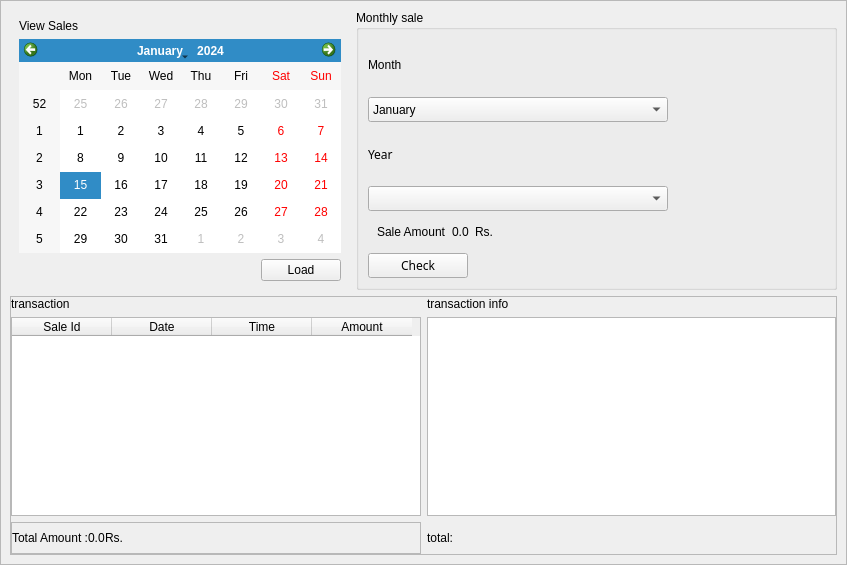
<?xml version="1.0" encoding="UTF-8"?>
<ui version="4.0">
 <class>sales</class>
 <widget class="QWidget" name="sales">
  <property name="geometry">
   <rect>
    <x>0</x>
    <y>0</y>
    <width>847</width>
    <height>565</height>
   </rect>
  </property>
  <property name="windowTitle">
   <string>Form</string>
  </property>
  <property name="styleSheet">
   <string notr="true"/>
  </property>
  <property name="type" stdset="0">
   <string>main</string>
  </property>
  <layout class="QVBoxLayout" name="verticalLayout">
   <property name="spacing">
    <number>2</number>
   </property>
   <property name="leftMargin">
    <number>0</number>
   </property>
   <property name="topMargin">
    <number>0</number>
   </property>
   <property name="rightMargin">
    <number>0</number>
   </property>
   <property name="bottomMargin">
    <number>0</number>
   </property>
   <item>
    <widget class="QFrame" name="mainframe_1">
     <property name="styleSheet">
      <string notr="true"/>
     </property>
     <property name="frameShape">
      <enum>QFrame::StyledPanel</enum>
     </property>
     <property name="frameShadow">
      <enum>QFrame::Raised</enum>
     </property>
     <property name="type" stdset="0">
      <string>mainframe</string>
     </property>
     <layout class="QGridLayout" name="gridLayout">
      <item row="0" column="1">
       <widget class="QGroupBox" name="groupBox_2">
        <property name="maximumSize">
         <size>
          <width>16777215</width>
          <height>300</height>
         </size>
        </property>
        <property name="title">
         <string>Monthly sale</string>
        </property>
        <layout class="QVBoxLayout" name="verticalLayout_4">
         <item>
          <widget class="QLabel" name="label_3">
           <property name="text">
            <string>Month</string>
           </property>
          </widget>
         </item>
         <item>
          <widget class="QComboBox" name="fieldMonth">
           <property name="minimumSize">
            <size>
             <width>125</width>
             <height>25</height>
            </size>
           </property>
           <property name="maximumSize">
            <size>
             <width>300</width>
             <height>25</height>
            </size>
           </property>
           <item>
            <property name="text">
             <string>January</string>
            </property>
           </item>
           <item>
            <property name="text">
             <string>February</string>
            </property>
           </item>
           <item>
            <property name="text">
             <string>March</string>
            </property>
           </item>
           <item>
            <property name="text">
             <string>April</string>
            </property>
           </item>
           <item>
            <property name="text">
             <string>May</string>
            </property>
           </item>
           <item>
            <property name="text">
             <string>June</string>
            </property>
           </item>
           <item>
            <property name="text">
             <string>July</string>
            </property>
           </item>
           <item>
            <property name="text">
             <string>August</string>
            </property>
           </item>
           <item>
            <property name="text">
             <string>September</string>
            </property>
           </item>
           <item>
            <property name="text">
             <string>October</string>
            </property>
           </item>
           <item>
            <property name="text">
             <string>November</string>
            </property>
           </item>
           <item>
            <property name="text">
             <string>December</string>
            </property>
           </item>
          </widget>
         </item>
         <item>
          <widget class="QLabel" name="label_4">
           <property name="font">
            <font>
             <family>Centular</family>
             <weight>50</weight>
             <italic>false</italic>
             <bold>false</bold>
            </font>
           </property>
           <property name="text">
            <string>Year</string>
           </property>
          </widget>
         </item>
         <item>
          <widget class="QComboBox" name="fieldYear">
           <property name="minimumSize">
            <size>
             <width>125</width>
             <height>25</height>
            </size>
           </property>
           <property name="maximumSize">
            <size>
             <width>300</width>
             <height>25</height>
            </size>
           </property>
          </widget>
         </item>
         <item alignment="Qt::AlignLeft">
          <widget class="QFrame" name="frame_6">
           <property name="minimumSize">
            <size>
             <width>0</width>
             <height>30</height>
            </size>
           </property>
           <property name="maximumSize">
            <size>
             <width>16777215</width>
             <height>30</height>
            </size>
           </property>
           <layout class="QHBoxLayout" name="horizontalLayout_3">
            <item>
             <widget class="QLabel" name="labelTotal_2">
              <property name="text">
               <string>Sale Amount</string>
              </property>
             </widget>
            </item>
            <item>
             <widget class="QLabel" name="labelMonthlyAmount">
              <property name="text">
               <string>0.0</string>
              </property>
              <property name="type" stdset="0">
               <string>bold</string>
              </property>
             </widget>
            </item>
            <item>
             <widget class="QLabel" name="labelRs_2">
              <property name="text">
               <string>Rs.</string>
              </property>
             </widget>
            </item>
           </layout>
          </widget>
         </item>
         <item>
          <widget class="QPushButton" name="buttonCheck">
           <property name="maximumSize">
            <size>
             <width>100</width>
             <height>25</height>
            </size>
           </property>
           <property name="font">
            <font>
             <family>Centular</family>
             <weight>50</weight>
             <italic>false</italic>
             <bold>false</bold>
            </font>
           </property>
           <property name="cursor">
            <cursorShape>PointingHandCursor</cursorShape>
           </property>
           <property name="text">
            <string>Check</string>
           </property>
          </widget>
         </item>
        </layout>
       </widget>
      </item>
      <item row="0" column="0">
       <widget class="QFrame" name="frame">
        <property name="maximumSize">
         <size>
          <width>340</width>
          <height>280</height>
         </size>
        </property>
        <layout class="QVBoxLayout" name="verticalLayout_2">
         <item>
          <widget class="QLabel" name="label_5">
           <property name="text">
            <string>View Sales</string>
           </property>
           <property name="type" stdset="0">
            <string>heading</string>
           </property>
          </widget>
         </item>
         <item>
          <widget class="QCalendarWidget" name="calendar"/>
         </item>
         <item alignment="Qt::AlignRight">
          <widget class="QPushButton" name="buttonLoad">
           <property name="cursor">
            <cursorShape>PointingHandCursor</cursorShape>
           </property>
           <property name="text">
            <string>Load</string>
           </property>
          </widget>
         </item>
        </layout>
       </widget>
      </item>
      <item row="2" column="0" rowspan="2" colspan="2">
       <widget class="QFrame" name="frame_2">
        <property name="minimumSize">
         <size>
          <width>0</width>
          <height>60</height>
         </size>
        </property>
        <property name="frameShape">
         <enum>QFrame::StyledPanel</enum>
        </property>
        <property name="frameShadow">
         <enum>QFrame::Raised</enum>
        </property>
        <layout class="QGridLayout" name="gridLayout_2">
         <property name="leftMargin">
          <number>0</number>
         </property>
         <property name="topMargin">
          <number>0</number>
         </property>
         <property name="rightMargin">
          <number>0</number>
         </property>
         <property name="bottomMargin">
          <number>0</number>
         </property>
         <item row="1" column="0">
          <widget class="QTableWidget" name="tableSales">
           <property name="maximumSize">
            <size>
             <width>500</width>
             <height>16777215</height>
            </size>
           </property>
           <property name="selectionMode">
            <enum>QAbstractItemView::SingleSelection</enum>
           </property>
           <property name="selectionBehavior">
            <enum>QAbstractItemView::SelectRows</enum>
           </property>
           <attribute name="verticalHeaderVisible">
            <bool>false</bool>
           </attribute>
           <column>
            <property name="text">
             <string>Sale Id</string>
            </property>
           </column>
           <column>
            <property name="text">
             <string>Date</string>
            </property>
           </column>
           <column>
            <property name="text">
             <string>Time</string>
            </property>
           </column>
           <column>
            <property name="text">
             <string>Amount</string>
            </property>
           </column>
          </widget>
         </item>
         <item row="0" column="0">
          <widget class="QLabel" name="label">
           <property name="text">
            <string>transaction</string>
           </property>
           <property name="type" stdset="0">
            <string>heading</string>
           </property>
          </widget>
         </item>
         <item row="2" column="0">
          <widget class="QFrame" name="frame_3">
           <property name="frameShape">
            <enum>QFrame::StyledPanel</enum>
           </property>
           <property name="frameShadow">
            <enum>QFrame::Raised</enum>
           </property>
           <layout class="QHBoxLayout" name="horizontalLayout">
            <property name="spacing">
             <number>0</number>
            </property>
            <property name="leftMargin">
             <number>0</number>
            </property>
            <property name="topMargin">
             <number>0</number>
            </property>
            <property name="rightMargin">
             <number>0</number>
            </property>
            <property name="bottomMargin">
             <number>0</number>
            </property>
            <item alignment="Qt::AlignLeft">
             <widget class="QFrame" name="frame_5">
              <property name="minimumSize">
               <size>
                <width>0</width>
                <height>30</height>
               </size>
              </property>
              <property name="maximumSize">
               <size>
                <width>16777215</width>
                <height>30</height>
               </size>
              </property>
              <layout class="QHBoxLayout" name="horizontalLayout_2">
               <property name="spacing">
                <number>0</number>
               </property>
               <property name="leftMargin">
                <number>0</number>
               </property>
               <property name="topMargin">
                <number>0</number>
               </property>
               <property name="rightMargin">
                <number>0</number>
               </property>
               <property name="bottomMargin">
                <number>0</number>
               </property>
               <item>
                <widget class="QLabel" name="labelTotal">
                 <property name="text">
                  <string>Total Amount :</string>
                 </property>
                </widget>
               </item>
               <item>
                <widget class="QLabel" name="labeldailyAmount">
                 <property name="text">
                  <string>0.0</string>
                 </property>
                 <property name="type" stdset="0">
                  <string>bold</string>
                 </property>
                </widget>
               </item>
               <item>
                <widget class="QLabel" name="labelRs">
                 <property name="text">
                  <string>Rs.</string>
                 </property>
                </widget>
               </item>
              </layout>
             </widget>
            </item>
           </layout>
          </widget>
         </item>
         <item row="0" column="1">
          <widget class="QLabel" name="label_2">
           <property name="text">
            <string>transaction info</string>
           </property>
          </widget>
         </item>
         <item row="1" column="1">
          <widget class="QTableWidget" name="tableWidget"/>
         </item>
         <item row="2" column="1">
          <widget class="QLabel" name="label_6">
           <property name="text">
            <string>total:</string>
           </property>
          </widget>
         </item>
        </layout>
       </widget>
      </item>
     </layout>
    </widget>
   </item>
  </layout>
 </widget>
 <resources/>
 <connections/>
</ui>
